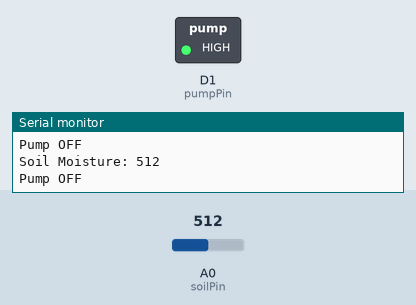
This sketch was run on a simulated ESP8266 (NodeMCU). On the bench: switched loads named in the sketch (green lamp = pin HIGH), the last lines printed to the serial monitor. The inputs (shaded band) are chosen by the test bench; at power-on: A0 (soilPin) = 512.

Above: at 1.8 s.
1.9 s: A0 (soilPin) set to 692
3.4 s: A0 (soilPin) set to 711
At 4.7 s:
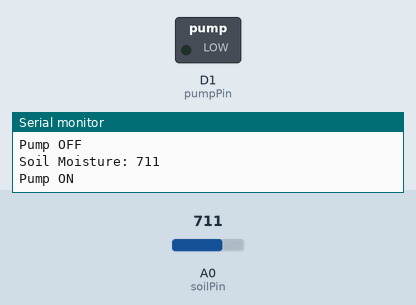
5.5 s: A0 (soilPin) set to 690
At 6.3 s:
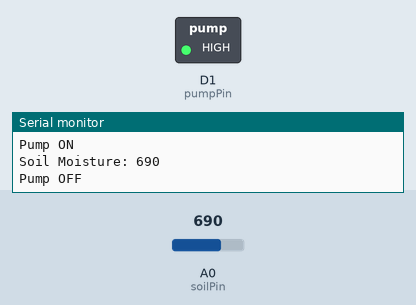
7.5 s: A0 (soilPin) set to 710
At 9.0 s:
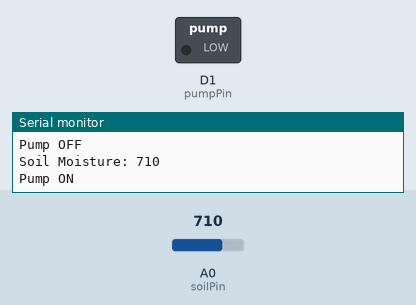
Timing chart, 0 to 10.5 s (numbered marks = the images above; inputs shaded):
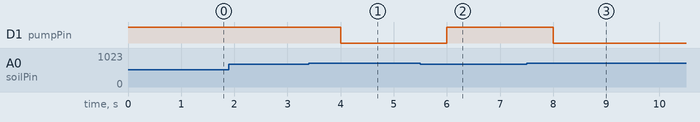

The sketch:

Soil_moisture.ino
```cpp
#define soilPin A0     // Soil moisture sensor analog pin
#define pumpPin D1     // Pump connected via relay module

int threshold = 700;   // Adjust this value based on testing

void setup() {
  Serial.begin(9600);
  pinMode(pumpPin, OUTPUT);
  digitalWrite(pumpPin, HIGH); // Start with pump off
}

void loop() {
  int moisture = analogRead(soilPin);
  Serial.print("Soil Moisture: ");
  Serial.println(moisture);

  if (moisture > threshold) {
    // Soil is dry, turn on pump
    digitalWrite(pumpPin, LOW);
    Serial.println("Pump ON");
  } else {
    // Soil is wet, turn off pump
    digitalWrite(pumpPin, HIGH);
    Serial.println("Pump OFF");
  }

  delay(1000); // 1 second delay for stability
}
```

Measured:
- the behaviour switches between 700 and 701 on A0 (soilPin) (found by bisection; images 0 and 1)
- after the input at 3.4 s, D1 (pumpPin): HIGH → LOW after 0.60 s
- after the input at 5.5 s, D1 (pumpPin): LOW → HIGH after 0.50 s
- after the input at 7.5 s, D1 (pumpPin): HIGH → LOW after 0.50 s
